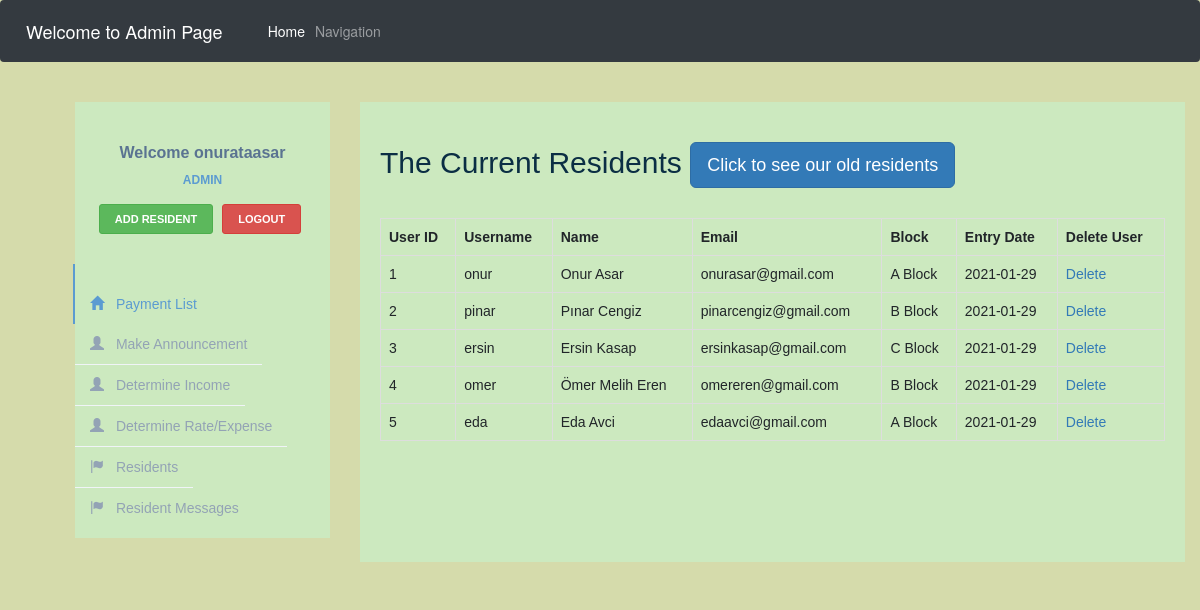
Page /userlist.php on the committed database.
### tables this page shows
CREATE TABLE `users` (
  `userID` int(50) NOT NULL,
  `username` varchar(50) NOT NULL,
  `psw` varchar(50) NOT NULL,
  `name` varchar(50) NOT NULL,
  `email` varchar(100) NOT NULL,
  `block` varchar(7) NOT NULL DEFAULT 'A Block',
  `entrydate` date NOT NULL DEFAULT current_timestamp(),
  `outdate` date DEFAULT NULL,
  `status` tinyint(1) NOT NULL DEFAULT 1,
  `doorno` int(11) NOT NULL
);

### userlist.php (the view, shortened to what this page needs)
<!DOCTYPE html>
<html lang="en" dir="ltr">
<html>
<link rel="stylesheet" href="https://cdn.jsdelivr.net/npm/bootstrap@4.5.3/dist/css/bootstrap.min.css">
<link rel="stylesheet" href="userpage.css">
<link href="//maxcdn.bootstrapcdn.com/bootstrap/3.3.0/css/bootstrap.min.css" rel="stylesheet" id="bootstrap-css">
<nav class="navbar fixed-top  navbar-expand-lg navbar-dark bg-dark">
    <a class="navbar-brand" href="#">Welcome to Admin Page</a>
    <div class="collapse navbar-collapse" id="navbarSupportedContent">
        <ul class="navbar-nav mr-auto">
            <li class="nav-item active">
                <a class="nav-link" href="homepage.php">Home <span class="sr-only">(current)</span></a>
            </li>
            <li class="nav-item">
                <a class="nav-link" href="https://www.google.com/maps/@36.6728673,30.5570388,16.24z" target="_blank">Navigation</a>
            </li>
        </ul>
    </div>
</nav>
</head>
<body>
    <header>
        <div class="container">
            <div class="row profile">
                <div class="col-md-3">
                    <div class="profile-sidebar">
                        <div class="profile-usertitle">
                            <div class="profile-usertitle-name">
                                <?php
                                echo "Welcome onurataasar";
                                ?>
                            </div>
                            <div class="profile-usertitle-job">
                                Admin
                            </div>
                        </div>
                        <div class="profile-userbuttons">
                            <button type="button" class="btn btn-success btn-sm"><a href="add_user.php" style="color:white;">ADD RESIDENT</button>
                            <button type="button" style="color:white;" class="btn btn-danger btn-sm"> <a href="admin.php?logout='1'" style="color:white;">Logout</button>
                        </div>
                        <div class="profile-usermenu">
                            <ul class="nav">
                                <li class="active">
                                    <a href="paymentlist.php">
                                        <i class="glyphicon glyphicon-home"></i>
                                        Payment List </a>
                                </li>
                                <li>
									<a href="announcement.php">
										<i class="glyphicon glyphicon-user"></i>
										Make Announcement</a>
								</li>
                                <li>
									<a href="determineincome.php">
										<i class="glyphicon glyphicon-user"></i>
										Determine Income</a>
								</li>
                                <li>
                                    <a href="determineexpense.php">
                                        <i class="glyphicon glyphicon-user"></i>
                                        Determine Rate/Expense </a>
                                </li>
                                <li>
                                    <a href="userlist.php">
                                        <i class="glyphicon glyphicon-flag"></i>
                                        Residents </a>
                                </li>
                                <li>
									<a href="message.php">
										<i class="glyphicon glyphicon-flag"></i>
										Resident Messages </a>
								</li>
                            </ul>
                        </div>
                    </div>
                </div>
                <div class="col-md-9">
                    <div class="profile-content">
                        <h2>The Current Residents     <a href="olduserlist.php" class="btn btn-primary btn-lg" role="button" aria-disabled="true">Click to see our old residents</a></h2>
                        <div class="userlist">
                            <?php
                            include "check.php";
                            $sql = "SELECT * FROM `users` WHERE status = 1";
                            $result = $conn->query($sql) or die("Failed to excecute the query $sql on $connection");
                            echo "<table id='users' class='table table-bordered'>
                          <tr>
                          <th>User ID</th>
                          <th>Username</th>
                          <th>Name</th>
                          <th>Email</th>
                          <th>Block</th>
                          <th>Entry Date</th>
                          <th>Delete User</th>
                          </tr>";
                            while ($row =  $result->fetch_assoc()) {
                                $userID = $row['userID'];
                                $uname = $row['username'];
                                $name = $row['name'];
                                $email = $row['email'];
                                $block = $row['block'];
                                $entrydate = $row['entrydate'];
                                    echo "<tr>
                        <td>$userID</td>
                        <td>$uname</td>
                        <td>$name</td>
                        <td>$email</td>
                        <td>$block</td>
                        <td>$entrydate</td>
                        <td><a href='delete_user.php?userID=" . $userID . "'>Delete</a></td>
                        </tr>";
                            }
                            ?>
                        </div>
                        </div>
                    </div>
                </div>
            </div>
</body>
</html>
</header> <br>

### userpage.css (style rules this page uses)
body { margin-left: 0%; font-family: 'Verdana', sans-serif; background-color: #d5dbab !important; }
header { display: flex; width: 90%; height: 10vh; margin: auto; align-items: center; color: #0b2e44; font-family: 'Verdana', sans-serif; }
.nav-links, nav { flex: 2; }
.navbar { margin-right: 20%; width: 100%; }
.profile { margin: 20px 0; }
.profile-sidebar { padding: 20px 0 10px 0; background: rgb(204, 233, 191); }
.profile-usertitle { text-align: center; margin-top: 20px; }
.profile-usertitle-name { color: #5a7391; font-size: 16px; font-weight: 600; margin-bottom: 7px; }
.profile-usertitle-job { text-transform: uppercase; color: #5b9bd1; font-size: 12px; font-weight: 600; margin-bottom: 15px; }
.profile-userbuttons { text-align: center; margin-top: 10px; }
.profile-userbuttons .btn { text-transform: uppercase; font-size: 11px; font-weight: 600; padding: 6px 15px; margin-right: 5px; }
.profile-usermenu { margin-top: 30px; }
.profile-usermenu ul li { border-bottom: 1px solid #f0f4f7; }
.profile-usermenu ul li:last-child { border-bottom: none; }
.profile-usermenu ul li a { color: #93a3b5; font-size: 14px; font-weight: 400; }
.profile-usermenu ul li a i { margin-right: 8px; font-size: 14px; }
.profile-usermenu ul li.active { border-bottom: none; }
.profile-usermenu ul li.active a { color: #5b9bd1; background-color: rgb(204, 233, 191); border-left: 2px solid #5b9bd1; margin-left: -2px; }
.profile-content { padding: 20px; background: rgb(204, 233, 191); min-height: 460px; }

### rows in the picture
users: userID "1", username "onur", name "Onur Asar", email "onurasar@gmail.com", block "A Block", entrydate "2021-01-29"
users: userID "2", username "pinar", name "Pınar Cengiz", email "pinarcengiz@gmail.com", block "B Block", entrydate "2021-01-29"
users: userID "3", username "ersin", name "Ersin Kasap", email "ersinkasap@gmail.com", block "C Block", entrydate "2021-01-29"
users: userID "4", username "omer", name "Ömer Melih Eren", email "omereren@gmail.com", block "B Block", entrydate "2021-01-29"
users: userID "5", username "eda", name "Eda Avci", email "edaavci@gmail.com", block "A Block", entrydate "2021-01-29"
